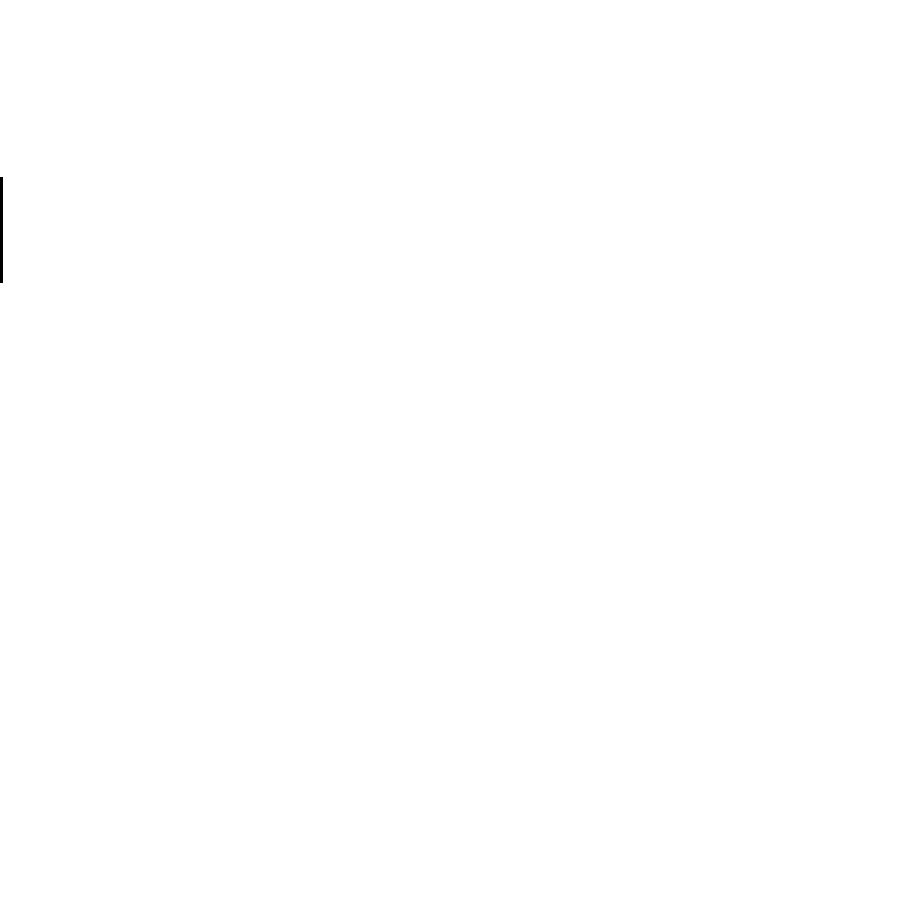
Frame 1 (no input)
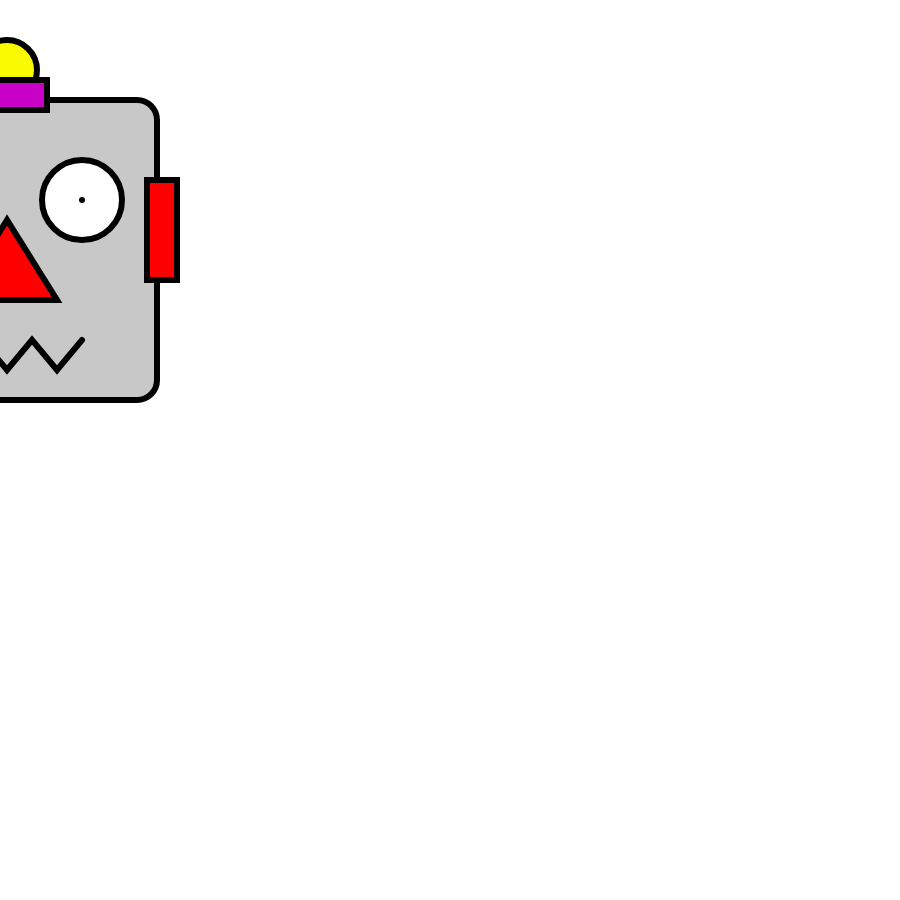
Frame 60 (no input)
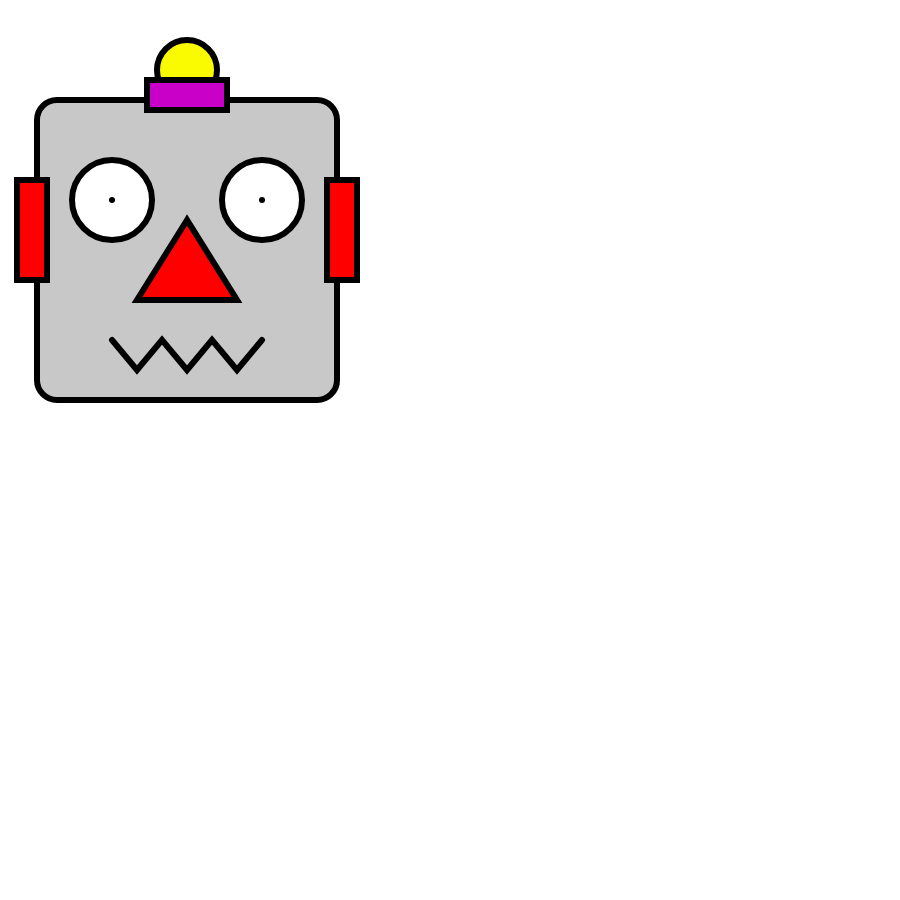
Frame 120 (the mouse pressed at the canvas centre since frame 60)

The p5.js sketch that drew these frames (run headless with seeded random() and noise() and a simulated clock; from frame 60 on, the mouse is pressed at the canvas centre):

// p5.js sketch
// ── sketch.js
var robot_x;
var robot_y;

function setup()
{
	//create a canvas for the robot
	createCanvas(900, 900);
	robot_x = -320;
	robot_y = 100;
}

function draw()
{
	background(255);
	strokeWeight(6);

	//robots head
	fill(200);
	rect(robot_x, robot_y, 300, 300, 20);


	//robots antenna
	fill(250, 250, 0);
	ellipse(robot_x + 150, robot_y - 30, 60, 60);

	fill(200, 0, 200);
	rect(robot_x + 110, robot_y - 20, 80, 30);


	//robots eyes
	fill(255);

	ellipse(robot_x + 75, robot_y + 100, 80, 80);
	point(robot_x + 75, robot_y + 100);

	ellipse(robot_x + 225, robot_y + 100, 80, 80);
	point(robot_x + 225, robot_y + 100);


	//robots nose
	fill(255, 0, 0);
	triangle(robot_x + 150, robot_y + 120,
		robot_x + 100, robot_y + 200,
		robot_x + 200, robot_y + 200);


	//robots ears
	rect(robot_x - 20, robot_y + 80, 30, 100);

	rect(robot_x + 290, robot_y + 80, 30, 100);

	//robots mouth
	noFill();
	beginShape();

	vertex(robot_x + 75, robot_y + 240);
	vertex(robot_x + 100, robot_y + 270);
	vertex(robot_x + 125, robot_y + 240);
	vertex(robot_x + 150, robot_y + 270);
	vertex(robot_x + 175, robot_y + 240);
	vertex(robot_x + 200, robot_y + 270);
	vertex(robot_x + 225, robot_y + 240);

	endShape();

	//animate the robot
	robot_x += 3;
}

function keyPressed()
{
	robot_x = -320;
}
